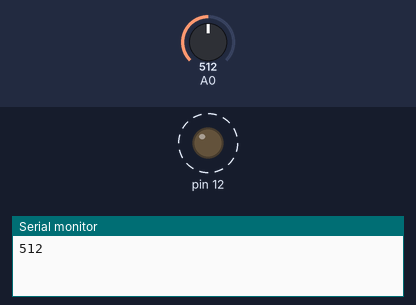
Bench run of a sketch on a simulated Arduino Uno, built with avr-gcc and run on an emulated ATmega328P. Parts: output pins drawn as LEDs (lit = HIGH), the last lines printed to the serial monitor. Dashed ring = blinking. The inputs (shaded band) are chosen by the test bench; at power-on: A0 = 512.

Above: at 1.8 s.
1.9 s: A0 set to 306
At 2.2 s:
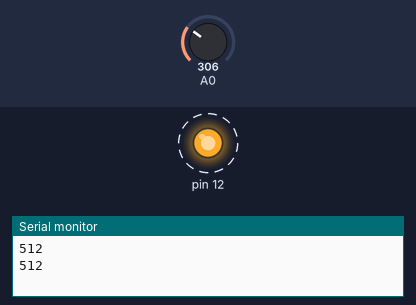
5.4 s: A0 set to 122
At 5.57 s:
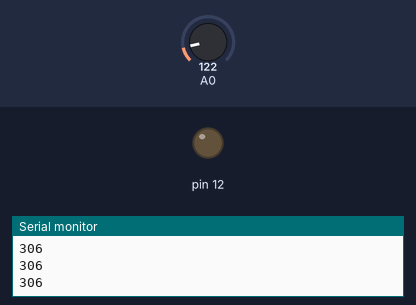
Timing chart, 0 to 14.9 s (numbered marks = the images above; inputs shaded):
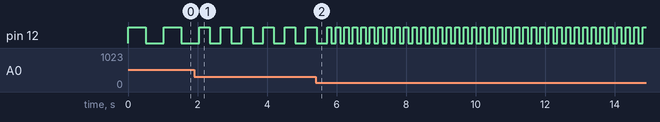

Measured:
- after the input at 1.9 s, pin 12: alternates HIGH for 0.31 s and LOW for 0.31 s, starting after 0.46 s
- by itself, pin 12: alternates HIGH for 0.51 s and LOW for 0.51 s

The sketch:

0505_week14_LAB8.ino
```cpp
void setup() {
  // initialize digital pin LED_BUILTIN as an output.
  pinMode(12, OUTPUT);
  Serial.begin(9600);
}

// the loop function runs over and over again forever
void loop() {
  int sensorRead = analogRead(A0);

  digitalWrite(12,HIGH);

  delay(sensorRead);

  digitalWrite(12,LOW);

  delay(sensorRead);

  Serial.println(sensorRead);

  delay(1);

}
```
